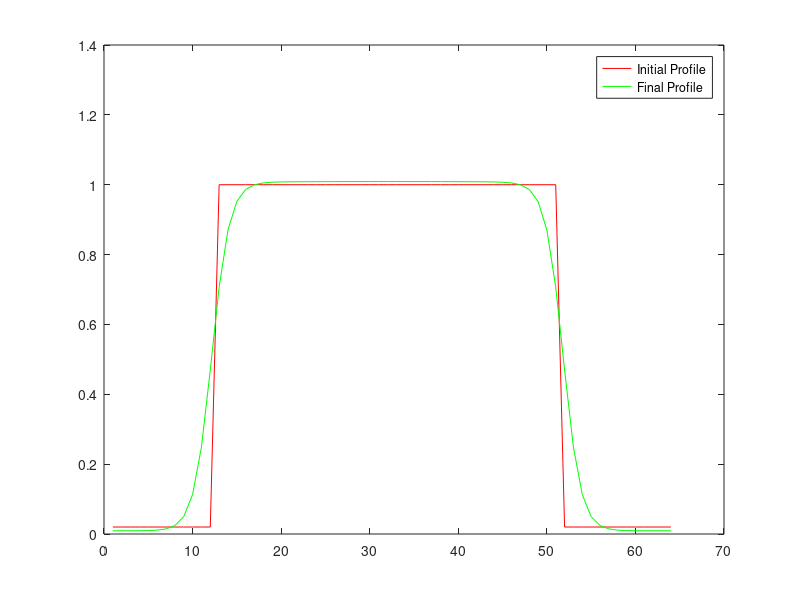

This chart was generated by the following MATLAB code:
%
% Copyright (c) 2018, Vishal_S
% All rights reserved. Please read the "license.txt" for license terms.
%
% Project Title: Phase field modelling
% 
% Developer: Vishal S
% 
% Contact Info: vishalsubbu97@gmail.com
%
clear all
clf
clc
more off;

t = cputime;
delt = 0.5;
Nx = 64;Ny = 64;
D = 1;
halfNx= Nx/2;
halfNy = Ny/2;
r = 20;
c = zeros(Nx,Ny);
ctilde = zeros(Nx,Ny);
Cprofile = zeros(Nx,1);
M = 1;  
for i = 1:Nx
  for j = 1:Ny
    if ( ((i-halfNx)*(i-halfNx) + (j-halfNy)*(j-halfNy))<r*r)
      c(i,j) = 1.0;
    elseif c(i,j) = 0.02;
    endif
  endfor
endfor
#plot the initial profile 
Cprofile  = c(:,halfNy);
plot (Cprofile,'r;Initial Profile;');
hold on;


delkx= 2*pi/Nx;
delky = 2*pi/Ny;

A = 1.0;
M = 1.0;
kappa = 1.0;

for m = 1:10
  for n = 1:10
    g = 2*A.*c.*(1-c).*(1-2.*c);
    ghat = fft2(g);
    chat = fft2(c);
    for i = 1:Nx
      if (i<= halfNx ) kx = (i-1)*delkx;
      endif
      if (i > halfNx) kx = (i-1-Nx)*delkx;
      endif
      for j =1:Ny
        if (j<= halfNy ) ky = (j-1)*delky;
        endif
        if (j  > halfNy ) ky = (j-1-Ny)*delky;
        endif
        k2 = kx*kx + ky*ky;
        k4 = k2*k2;
        chat(i,j) = (chat(i,j) - M*delt*k2*ghat(i,j))/(1 + 2*M*kappa*k4*delt);
      endfor
    endfor
    c = real(ifft2(chat));     
   endfor
endfor
Cprofile  = c(:,halfNy);
plot (Cprofile,'g;Final Profile;');
print -depsc GT2DFT.eps

printf("Total CPU time : %f seconds\n",(cputime-t));
